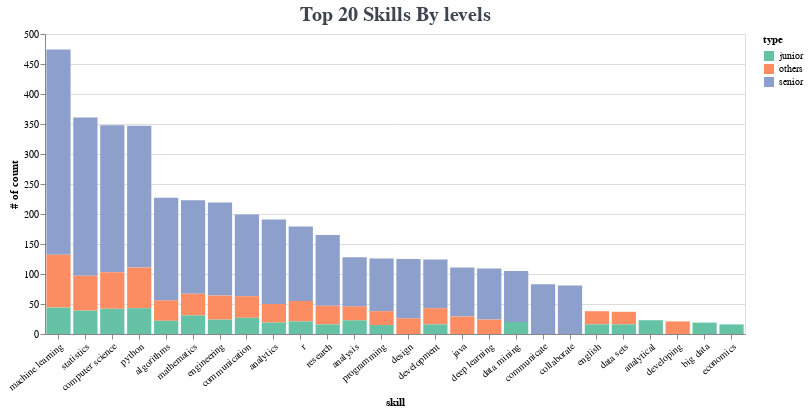

Source (notebook cell):
### Code cell
top_n=20
b_height=300
b_width=700
title_str=" Top %d Skills By levels" %(top_n)
alt.Chart(df_type.groupby('type').head(top_n)).mark_bar().encode(
    y=alt.X('cnt:Q', title='# of count'),
    x=alt.Y('skill:O',sort='-y',title='skill',axis=alt.Axis( 
                                   labelAngle=-40, 
                                   labelOverlap=False)),
    color=alt.Color('type', scale=alt.Scale(scheme='set2')),
    order=alt.Order(
      # Sort the segments of the bars by this field
      'type',
      sort='ascending'
    )
).properties(height=b_height, width=b_width,
        title = alt.TitleParams(text = title_str,
                                            align='center',
                                            font = 'Ubuntu Mono', 
                                            fontSize = 20, 
                                            color = '#3E454F'
                                            )
    )

### Figure 1 — Vega-Lite specification as saved in the notebook (floating-point values rounded to 4 significant figures)
{"config": {"view": {"continuousWidth": 400, "continuousHeight": 300}}, "data": {"name": "data-af96fda25070ad01be3999e0db1cdf65"}, "mark": "bar", "encoding": {"color": {"type": "nominal", "field": "type", "scale": {"scheme": "set2"}}, "order": {"type": "nominal", "field": "type", "sort": "ascending"}, "x": {"type": "ordinal", "axis": {"labelAngle": -40, "labelOverlap": false}, "field": "skill", "sort": "-y", "title": "skill"}, "y": {"type": "quantitative", "field": "cnt", "title": "# of count"}}, "height": 300, "title": {"text": " Top 20 Skills By levels", "align": "center", "color": "#3E454F", "font": "Ubuntu Mono", "fontSize": 20}, "width": 700, "$schema": "https://vega.github.io/schema/vega-lite/v4.8.1.json", "datasets": {"data-af96fda25070ad01be3999e0db1cdf65": [{"type": "senior", "skill": "machine learning", "cnt": 342}, {"type": "senior", "skill": "statistics", "cnt": 264}, {"type": "senior", "skill": "computer science", "cnt": 245}, {"type": "senior", "skill": "python", "cnt": 236}, {"type": "senior", "skill": "algorithms", "cnt": 171}, {"type": "senior", "skill": "mathematics", "cnt": 156}, {"type": "senior", "skill": "engineering", "cnt": 155}, {"type": "senior", "skill": "analytics", "cnt": 141}, {"type": "senior", "skill": "communication", "cnt": 136}, {"type": "senior", "skill": "r", "cnt": 124}, {"type": "senior", "skill": "research", "cnt": 118}, {"type": "senior", "skill": "design", "cnt": 99}, {"type": "others", "skill": "machine learning", "cnt": 88}, {"type": "senior", "skill": "programming", "cnt": 88}, {"type": "senior", "skill": "data mining", "cnt": 85}, {"type": "senior", "skill": "deep learning", "cnt": 85}, {"type": "senior", "skill": "communicate", "cnt": 83}, {"type": "senior", "skill": "java", "cnt": 82}, {"type": "senior", "skill": "analysis", "cnt": 82}, {"type": "senior", "skill": "development", "cnt": 81}, {"type": "senior", "skill": "collaborate", "cnt": 81}, {"type": "others", "skill": "python", "cnt": 68}, {"type": "others", "skill": "computer science", "cnt": 61}, {"type": "others", "skill": "statistics", "cnt": 58}, {"type": "junior", "skill": "machine learning", "cnt": 44}, {"type": "junior", "skill": "python", "cnt": 43}, {"type": "junior", "skill": "computer science", "cnt": 42}, {"type": "others", "skill": "engineering", "cnt": 40}, {"type": "junior", "skill": "statistics", "cnt": 39}, {"type": "others", "skill": "mathematics", "cnt": 36}, {"type": "others", "skill": "communication", "cnt": 36}, {"type": "others", "skill": "algorithms", "cnt": 34}, {"type": "others", "skill": "r", "cnt": 34}, {"type": "junior", "skill": "mathematics", "cnt": 31}, {"type": "others", "skill": "analytics", "cnt": 31}, {"type": "others", "skill": "research", "cnt": 31}, {"type": "others", "skill": "java", "cnt": 29}, {"type": "others", "skill": "development", "cnt": 27}, {"type": "junior", "skill": "communication", "cnt": 27}, {"type": "others", "skill": "design", "cnt": 26}, {"type": "junior", "skill": "engineering", "cnt": 24}, {"type": "others", "skill": "deep learning", "cnt": 24}, {"type": "junior", "skill": "analytical", "cnt": 23}, {"type": "others", "skill": "programming", "cnt": 23}, {"type": "junior", "skill": "analysis", "cnt": 23}, {"type": "others", "skill": "analysis", "cnt": 23}, {"type": "junior", "skill": "algorithms", "cnt": 22}, {"type": "others", "skill": "english", "cnt": 22}, {"type": "others", "skill": "data sets", "cnt": 21}, {"type": "others", "skill": "developing", "cnt": 21}, {"type": "junior", "skill": "r", "cnt": 21}, {"type": "junior", "skill": "data mining", "cnt": 20}, {"type": "junior", "skill": "analytics", "cnt": 19}, {"type": "junior", "skill": "big data", "cnt": 19}, {"type": "junior", "skill": "data sets", "cnt": 16}, {"type": "junior", "skill": "research", "cnt": 16}, {"type": "junior", "skill": "development", "cnt": 16}, {"type": "junior", "skill": "english", "cnt": 16}, {"type": "junior", "skill": "economics", "cnt": 16}, {"type": "junior", "skill": "programming", "cnt": 15}]}}
